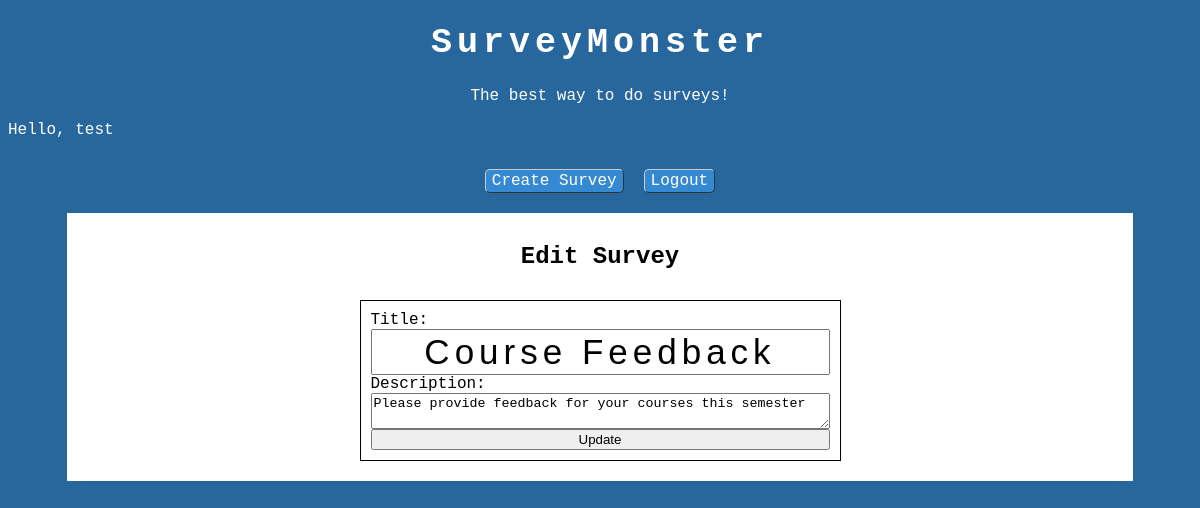
The app's page /editSurvey.php?survey_id=3 (signed in) with its own data.
### tables this page shows
CREATE TABLE `entity_survey` (
  `survey_id` int(10) NOT NULL,
  `title` varchar(50) DEFAULT NULL,
  `is_active` tinyint(1) DEFAULT NULL,
  `numQuestions` int(7) DEFAULT NULL,
  `description` varchar(200) DEFAULT NULL,
  PRIMARY KEY (`survey_id`)
);

### editSurvey.php (the view, shortened to what this page needs)
<?php
include 'connection-inc.php';
$surveyId = $_GET['survey_id'];
function getSurvey($conn, $surveyId) {
    $query = "SELECT * FROM entity_survey WHERE survey_id = '$surveyId'";
    $result = $conn->query($query);
    $survey = $result->fetch_assoc();
    return $survey;
}
$survey = getSurvey($conn, $surveyId);
?>
<!DOCTYPE html>
<html lang="en">
    <head>
        <link rel="stylesheet" href="styles.css">
    </head>
    <body>
        <h1 id="title">SurveyMonster</h1>
        <p id="motto">The best way to do surveys!</p>
        <?php
        echo 'Hello, ' . $_SESSION['user_name'];
        echo '<div class="container btn-container">
            <a class="buttons" href="newSurvey.php">Create Survey</a>
            <a class="buttons" href="logout.php">Logout</a>
        </div>';
        ?>
        <div class="surv-container">
            <h2>Edit Survey</h2>
            <form method="POST" action="editSurvey.php">
                <label for="title">Title:</label>
                <input type="text" id="title" name="title" value="<?php echo $survey['title']; ?>">
                <label for="description">Description:</label>
                <textarea id="description" name="description"><?php echo $survey['description']; ?></textarea>
                <input type="submit" value="Update">
            </form>
        </div>
    </body>
</html>

### styles.css (style rules this page uses)
* { box-sizing: border-box; }
body { color: white; }
#motto { text-align: center; }
body { background-color: #28679E; font-family: Courier, sans-serif; }
form { background-color: white; border: 1px solid black; display: flex; flex-direction: column; }
.container { text-align: center; color: black; margin: 0 auto; }
#title { text-align: center; font-size: 35px; letter-spacing: 5px; }
form { color: black; display: flex; margin: 10px; padding: 10px; }
a { color: #3589D2; text-decoration: none; }
.btn-container { width: 100%; margin-top: 20px; display: flex; justify-content: center; }
.surv-container { color: black; margin: 0 auto; width: 90%; margin-top: 10px; padding: 10px; background-color: white; overflow-x: auto; display: flex; flex-direction: column; align-items: center; }
.buttons { text-decoration: none; background-color: #3589D2; color: white; border-radius: 5px; margin: 10px; padding: 2px 6px 2px 6px; border-top: 1px solid #CCCCCC; border-right: 1px solid #333333; border-bottom: 1px solid #333333; border-left: 1px solid #CCCCCC; }

### records on screen
entity_survey: title "Course Feedback", description "Please provide feedback for your courses this semester"

### other values on screen
$_SESSION['user_name'] "test"
